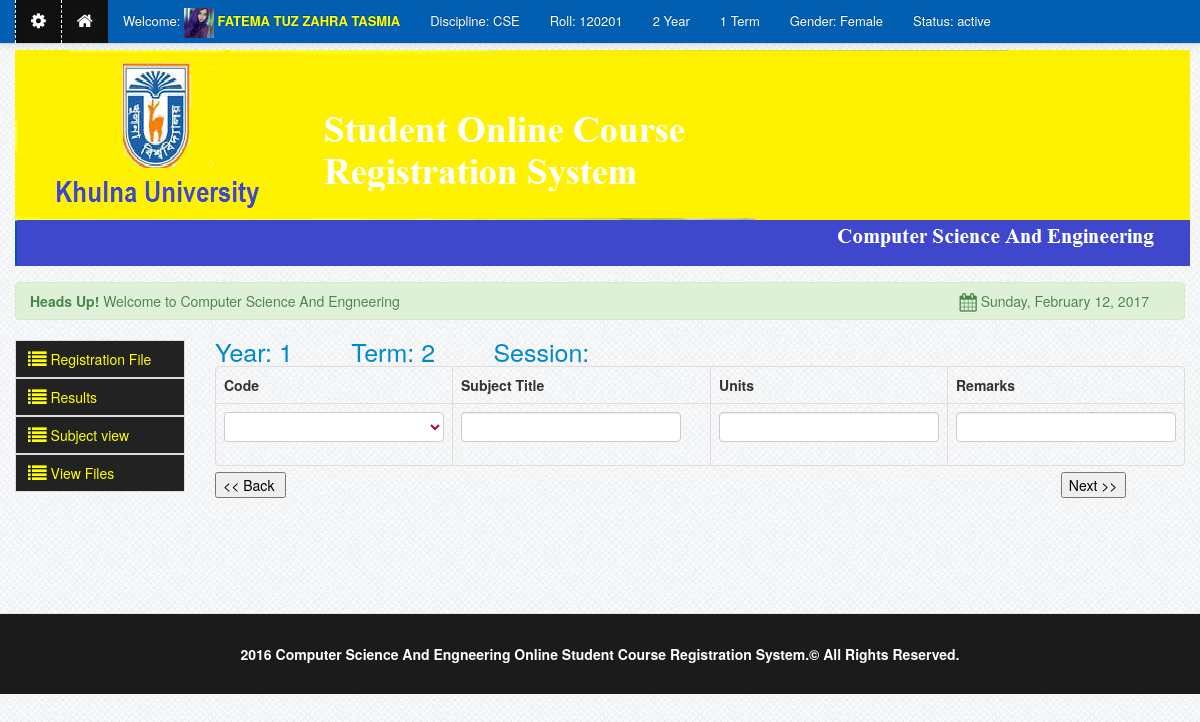
/reg_drop.php (signed in), run on an earlier commit of the app's database.
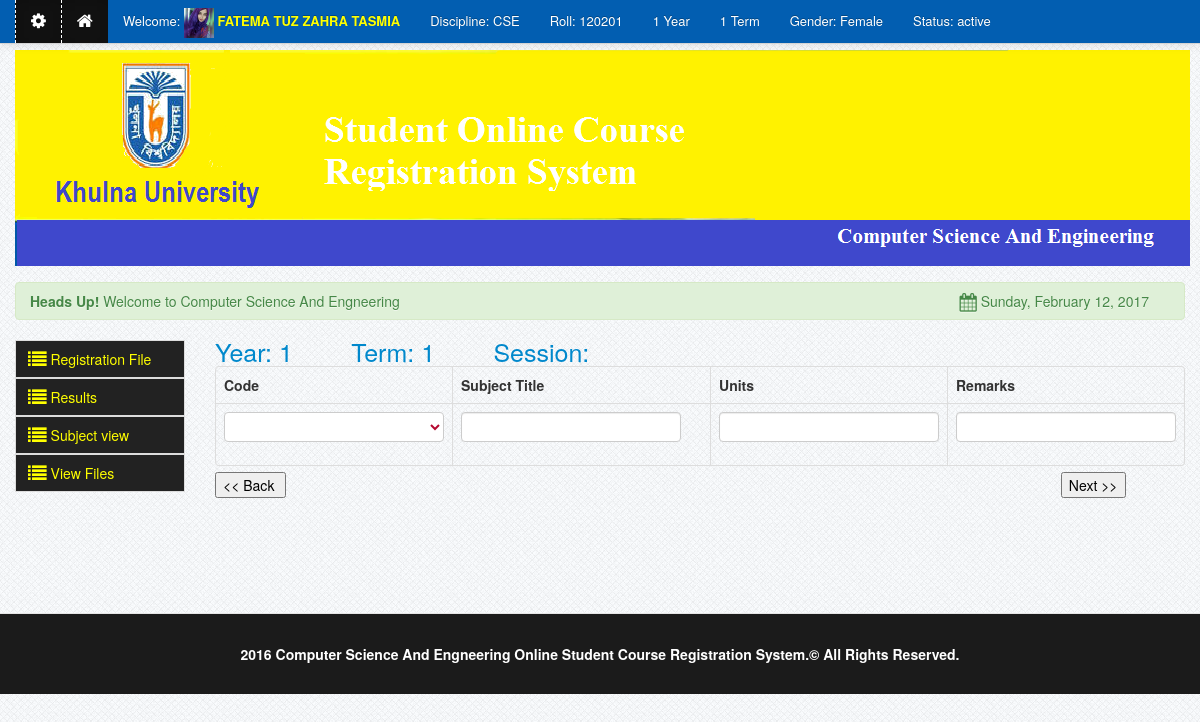
And on a later commit of the database.
### tables this page shows
CREATE TABLE `students` (
  `student_id` int(11) NOT NULL AUTO_INCREMENT,
  `firstname` varchar(100) NOT NULL,
  `lastname` varchar(100) NOT NULL,
  `password` varchar(100) NOT NULL,
  `gender` varchar(10) NOT NULL,
  `course` varchar(100) NOT NULL,
  `address` varchar(100) NOT NULL,
  `contact` varchar(100) NOT NULL,
  `mail_id` varchar(100) NOT NULL,
  `photo` varchar(100) NOT NULL,
  `student_no` varchar(100) NOT NULL,
  `status` varchar(100) NOT NULL,
  `year_level` varchar(100) NOT NULL,
  `term` varchar(100) NOT NULL,
  `student_status` varchar(100) NOT NULL,
  `reg_status` varchar(111) NOT NULL,
  `reg_stat` varchar(111) NOT NULL,
  `a_a` varchar(111) NOT NULL,
  `a_d` varchar(111) NOT NULL,
  `fees` varchar(111) NOT NULL,
  PRIMARY KEY (`student_id`)
);

### session.php (called while the page is built, shortened)
<?php
$session_id=$_SESSION['id'];
?>

### reg_drop.php (the view, shortened to what the changed rows need)
<?php include('header.php'); ?>
<?php include('session.php'); ?>
<?php include('navbar.php'); ?>
<?php
$query=mysql_query("select * from students where student_no='$session_id'")or die(mysql_error());
$row=mysql_fetch_array($query);
$year_level = $row['year_level'];
$term = $row['term'];
 ?>
    <div class="container">
		<div class="margin-top">
			<div class="row">
				<div class="span10">
			<form id="form1"  method="post" action="show_ad_card.php">
            	<a style="font-size:25px">Year:&nbsp;<?php echo $year_level ; ?></a>
						&nbsp;&nbsp;&nbsp;&nbsp;&nbsp;&nbsp;&nbsp;&nbsp;&nbsp;&nbsp;&nbsp;&nbsp;&nbsp;&nbsp;<a style="font-size:25px">Term:&nbsp;<?php echo $term ; ?></a>
                        	&nbsp;&nbsp;&nbsp;&nbsp;&nbsp;&nbsp;&nbsp;&nbsp;&nbsp;&nbsp;&nbsp;&nbsp;&nbsp;&nbsp;<a style="font-size:25px">Session:&nbsp;<?php echo $_SESSION["session"] ; ?></a>
				          <table cellpadding="0" cellspacing="0" border="0" class="table  table-bordered" id="example">
                                <thead>
                                    <tr>
                                        <th width="50">Code</th>
                                        <th  width="400">Subject Title</th>
                                        <th  width="50">Units</th>
                                        <th>Remarks</th>
                                    </tr>
                                </thead>
                                <tbody>
                                </tbody>
                            </table>
                             <td><label>
                  </label>&nbsp;</td>
				</div>
			</div>
		</div>
    </div>
<?php include('footer.php') ?>

### navbar.php (shortened to what the changed rows need)
	<div class="navbar navbar-fixed-top navbar-inverse">
            <div class="navbar-inner">
                <div class="container">
                    <div class="nav-collapse collapse">
					<ul class="nav">
					<?php
					if (!isset($_SESSION['id'])){ ?>
						  <li class="divider-vertical"></li>
								<li class="">
								<a  rel="tooltip"  data-placement="bottom" title="Home" id="home"   href="index.php"><i class="icon-home icon-large"></i>&nbsp;Home</a>
								</li>
						  <li class="divider-vertical"></li>
								<li class="">
								<a rel="tooltip"  data-placement="bottom" title="Click Here to Login" id="login" href="#student"  data-toggle="modal"><i class="icon-signin icon-large"></i>&nbsp;Login</a>
								</li>
						<li class="divider-vertical"></li>
							<li class="">
							<a rel="tooltip"  data-placement="bottom" title="Click Here to Open Account" id="signup" href="signup.php"><i class="icon-signin icon-large"></i>&nbsp;Create Account</strong></a>
							</li>
						<li class="divider-vertical"></li>
						<li class="signup"><span class="sg"></span></li>
					<?php }else{ ?>
					<?php
					$query=mysql_query("select * from students where student_no='$session_id'")or die(mysql_error());
					$row=mysql_fetch_array($query);
					?>
					<?php
$user_query=mysql_query("select * from  registration where student_no = '$session_id'")or die(mysql_error());
$ro=mysql_fetch_array($user_query);
if($ro['year']==1 && $ro['term']==1 && $row['year_level']==1 && $row['term']==1 )
{
$year_level = 1;
$term = 2;
}
elseif($row['year_level']==1 && $row['term']==2)
{
$year_level = 2;
$term = 1;
}
elseif($row['year_level']==2 && $row['term']==1)
{
$year_level = 2;
$term = 2;
}
elseif($row['year_level']==2 && $row['term']==2)
{
$year_level = 3;
$term = 1;
}
elseif($row['year_level']==3 && $row['term']==1)
{
$year_level = 3;
$term = 2;
}
elseif($row['year_level']==3 && $row['term']==2)
{
$year_level = 4;
$term = 1;
}
elseif($row['year_level']==4 && $row['term']==1)
{
$year_level = 4;
$term = 2;
}
elseif($row['year_level']==4 && $row['term']==2)
{
$year_level = "4";
$term = "1";
}
	else
{
$year_level = 1;
$term = 1;
}				?>
					<li class="active">
						<a href=""  data-toggle="dropdown" ><i class="icon-cog icon-large"></i></a>
					</li>
					<li class="active"><a  rel="tooltip"  data-placement="bottom" title="Home" id="home1"  href="dasboard.php"><i class="icon-home icon-large"></i></a></li>
					<li>
						<a href="">Welcome:&nbsp;<img height="30" class=""  width="30" src="registrar/<?php echo $row['photo']; ?>">
						<strong class="name1"><?php echo $row['firstname']." ".$row['lastname']; ?></strong></a>
					</li>
					<li>
						<?php $course_id  = $row['course']; ?>
						<?php
						$query_course = mysql_query("select * from course where code = '$course_id' ")or die(mysql_error());
						$query_row = mysql_fetch_array($query_course);
						echo '<a>Discipline:&nbsp;'.$query_row['code'].'</a>';
						?>
					</li>
                     <li><a>Roll:&nbsp;<?php echo $row['student_no']; ?></a></li>
							<li><a><?php  echo $year_level; ?>   Year</a></li>
							<li><a><?php echo $term; ?>   Term</a></li>
							<li><a>Gender:&nbsp;<?php echo $row['gender']; ?></a></li>
							<li><a>Status:&nbsp;<?php echo $row['status']; ?></a></li>
					<?php } ?>
					</ul>
                    </div>
                </div>
            </div>
        </div>

What changed in the data, as far as the page shows it:
changed students "FATEMA TUZ": year_level "2" → "1"; term "2" → "1"
